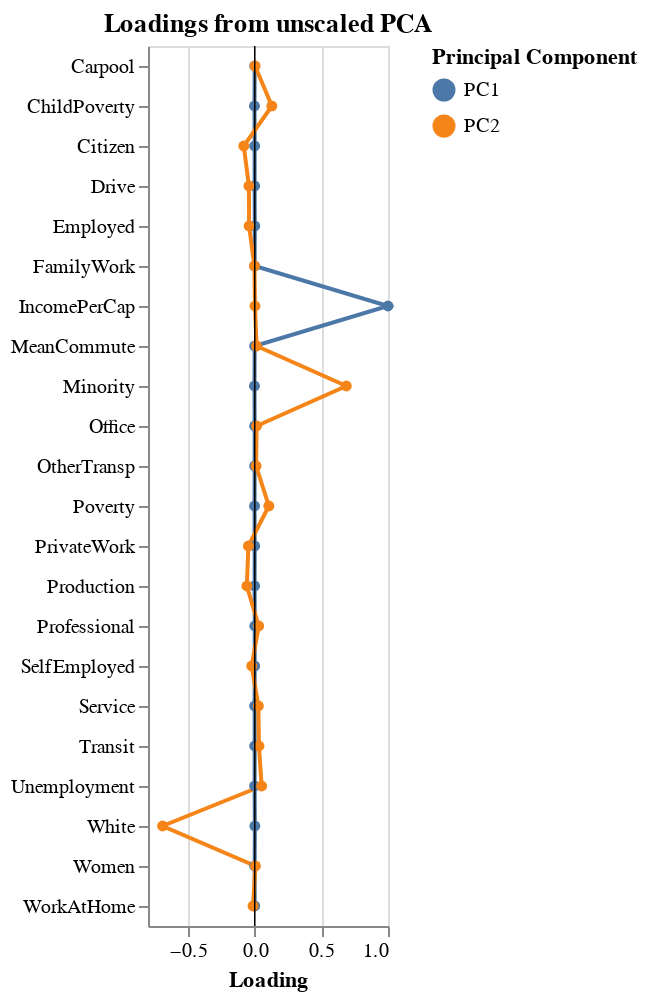

The notebook cell saved with this chart:
### Code cell
# store the loadings as a data frame with appropriate names
unscaled_loading_df = pd.DataFrame(pca_unscaled.components_).transpose().rename(
    columns = {0: 'PC1', 1: 'PC2'} # add entries for each selected component
).loc[:, ['PC1', 'PC2']] # slice just components of interest

# add a column with the variable names
unscaled_loading_df['Variable'] = x_mx.columns.values

# melt from wide to long
unscaled_loading_plot_df = unscaled_loading_df.melt(
    id_vars = 'Variable',
    var_name = 'Principal Component',
    value_name = 'Loading'
)

# add a column of zeros to encode for x = 0 line to plot
unscaled_loading_plot_df['zero'] = np.repeat(0, len(unscaled_loading_plot_df))

# create base layer
base = alt.Chart(unscaled_loading_plot_df)

# create lines + points for loadings
loadings = base.mark_line(point = True).encode(
    y = alt.X('Variable', title = ''),
    x = 'Loading',
    color = 'Principal Component'
)

# create line at zero
rule = base.mark_rule().encode(x = alt.X('zero', title = 'Loading'), size = alt.value(0.05))

# layer
loading_plot = (loadings + rule).properties(width = 120, title = 'Loadings from unscaled PCA')

# show
loading_plot

### Figure 1 — Vega-Lite specification as saved in the notebook (floating-point values rounded to 4 significant figures)
{"config": {"view": {"continuousWidth": 400, "continuousHeight": 300}}, "layer": [{"mark": {"type": "line", "point": true}, "encoding": {"color": {"field": "Principal Component", "type": "nominal"}, "x": {"field": "Loading", "type": "quantitative"}, "y": {"field": "Variable", "title": "", "type": "nominal"}}}, {"mark": "rule", "encoding": {"size": {"value": 0.05}, "x": {"field": "zero", "title": "Loading", "type": "quantitative"}}}], "data": {"name": "data-51953dd24b33d6c651be1968547d9386"}, "title": "Loadings from unscaled PCA", "width": 120, "$schema": "https://vega.github.io/schema/vega-lite/v4.17.0.json", "datasets": {"data-51953dd24b33d6c651be1968547d9386": [{"Variable": "Women", "Principal Component": "PC1", "Loading": 2.936e-05, "zero": 0}, {"Variable": "White", "Principal Component": "PC1", "Loading": 0.001303, "zero": 0}, {"Variable": "Citizen", "Principal Component": "PC1", "Loading": -2.756e-05, "zero": 0}, {"Variable": "IncomePerCap", "Principal Component": "PC1", "Loading": 1.0, "zero": 0}, {"Variable": "Poverty", "Principal Component": "PC1", "Loading": -0.001021, "zero": 0}, {"Variable": "ChildPoverty", "Principal Component": "PC1", "Loading": -0.001391, "zero": 0}, {"Variable": "Professional", "Principal Component": "PC1", "Loading": 0.0006837, "zero": 0}, {"Variable": "Service", "Principal Component": "PC1", "Loading": -0.0002105, "zero": 0}, {"Variable": "Office", "Principal Component": "PC1", "Loading": 2.583e-05, "zero": 0}, {"Variable": "Production", "Principal Component": "PC1", "Loading": -0.0003365, "zero": 0}, {"Variable": "Drive", "Principal Component": "PC1", "Loading": -0.0002623, "zero": 0}, {"Variable": "Carpool", "Principal Component": "PC1", "Loading": -9.544e-05, "zero": 0}, {"Variable": "Transit", "Principal Component": "PC1", "Loading": 0.000155, "zero": 0}, {"Variable": "OtherTransp", "Principal Component": "PC1", "Loading": 3.294e-06, "zero": 0}, {"Variable": "WorkAtHome", "Principal Component": "PC1", "Loading": 0.0001537, "zero": 0}, {"Variable": "MeanCommute", "Principal Component": "PC1", "Loading": -2.532e-05, "zero": 0}, {"Variable": "Employed", "Principal Component": "PC1", "Loading": 0.0008613, "zero": 0}, {"Variable": "PrivateWork", "Principal Component": "PC1", "Loading": 0.0002557, "zero": 0}, {"Variable": "SelfEmployed", "Principal Component": "PC1", "Loading": 5.699e-05, "zero": 0}, {"Variable": "FamilyWork", "Principal Component": "PC1", "Loading": 5.384e-07, "zero": 0}, {"Variable": "Unemployment", "Principal Component": "PC1", "Loading": -0.0003666, "zero": 0}, {"Variable": "Minority", "Principal Component": "PC1", "Loading": -0.001346, "zero": 0}, {"Variable": "Women", "Principal Component": "PC2", "Loading": 0.005346, "zero": 0}, {"Variable": "White", "Principal Component": "PC2", "Loading": -0.6908, "zero": 0}, {"Variable": "Citizen", "Principal Component": "PC2", "Loading": -0.08159, "zero": 0}, {"Variable": "IncomePerCap", "Principal Component": "PC2", "Loading": 0.002131, "zero": 0}, {"Variable": "Poverty", "Principal Component": "PC2", "Loading": 0.1063, "zero": 0}, {"Variable": "ChildPoverty", "Principal Component": "PC2", "Loading": 0.129, "zero": 0}, {"Variable": "Professional", "Principal Component": "PC2", "Loading": 0.03014, "zero": 0}, {"Variable": "Service", "Principal Component": "PC2", "Loading": 0.02767, "zero": 0}, {"Variable": "Office", "Principal Component": "PC2", "Loading": 0.01447, "zero": 0}, {"Variable": "Production", "Principal Component": "PC2", "Loading": -0.05852, "zero": 0}, {"Variable": "Drive", "Principal Component": "PC2", "Loading": -0.04322, "zero": 0}, {"Variable": "Carpool", "Principal Component": "PC2", "Loading": 0.00278, "zero": 0}, {"Variable": "Transit", "Principal Component": "PC2", "Loading": 0.03212, "zero": 0}, {"Variable": "OtherTransp", "Principal Component": "PC2", "Loading": 0.01082, "zero": 0}, {"Variable": "WorkAtHome", "Principal Component": "PC2", "Loading": -0.01218, "zero": 0}, {"Variable": "MeanCommute", "Principal Component": "PC2", "Loading": 0.01421, "zero": 0}, {"Variable": "Employed", "Principal Component": "PC2", "Loading": -0.04184, "zero": 0}, {"Variable": "PrivateWork", "Principal Component": "PC2", "Loading": -0.04713, "zero": 0}, {"Variable": "SelfEmployed", "Principal Component": "PC2", "Loading": -0.02209, "zero": 0}, {"Variable": "FamilyWork", "Principal Component": "PC2", "Loading": -0.001644, "zero": 0}, {"Variable": "Unemployment", "Principal Component": "PC2", "Loading": 0.05234, "zero": 0}, {"Variable": "Minority", "Principal Component": "PC2", "Loading": 0.6873, "zero": 0}]}}
